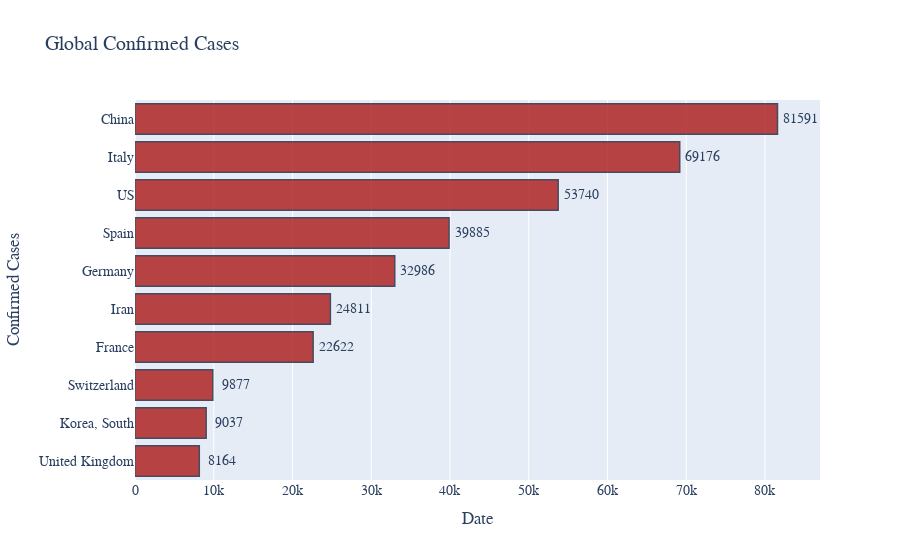

Here is the notebook cell this chart was saved with:
### Code cell
# we can plot this in a bar plot
y = top10['Confirmed'][::-1]
x = top10.index.to_list()[::-1]

fig = go.Figure(
    data=[
        go.Bar(
            x=y,
            y=x,
            orientation='h'
        )
    ]
)

fig.update_traces(
    marker_color='rgb(172,24,24)',
    marker_line_color='rgb(33,35,59)',
    marker_line_width=1.5,
    opacity=0.8
)

annotations=[]
for yi,xi in zip(y,x):
    annotations.append(
        dict(
            x=yi,
            y=xi,
            #xref="x",
            #yref="y",
            text='{}'.format(int(yi)),
            xshift=23,
            showarrow=False,
            #arrowhead=7
        )
    )

fig.update_layout(
    title='Global Confirmed Cases',
    xaxis_title="Date",
    yaxis_title="Confirmed Cases",
    font=dict(
        family="Arial, bold",
        size=14,
        #color="auto"
    ),
    annotations=annotations
)
fig.write_image("figs/bar_top10_confirmed.png")
fig.show()

### Figure 1 — Plotly figure (JSON) as saved in the notebook; plotly's stock layout.template omitted (floating-point values rounded to 4 significant figures)
{"data": [{"marker": {"color": "rgb(172,24,24)", "line": {"color": "rgb(33,35,59)", "width": 1.5}}, "opacity": 0.8, "orientation": "h", "type": "bar", "x": [8164, 9037, 9877, 22622, 24811, 32986, 39885, 53740, 69176, 81591], "y": ["United Kingdom", "Korea, South", "Switzerland", "France", "Iran", "Germany", "Spain", "US", "Italy", "China"]}], "layout": {"annotations": [{"showarrow": false, "text": "8164", "x": 8164, "xshift": 23, "y": "United Kingdom"}, {"showarrow": false, "text": "9037", "x": 9037, "xshift": 23, "y": "Korea, South"}, {"showarrow": false, "text": "9877", "x": 9877, "xshift": 23, "y": "Switzerland"}, {"showarrow": false, "text": "22622", "x": 22622, "xshift": 23, "y": "France"}, {"showarrow": false, "text": "24811", "x": 24811, "xshift": 23, "y": "Iran"}, {"showarrow": false, "text": "32986", "x": 32986, "xshift": 23, "y": "Germany"}, {"showarrow": false, "text": "39885", "x": 39885, "xshift": 23, "y": "Spain"}, {"showarrow": false, "text": "53740", "x": 53740, "xshift": 23, "y": "US"}, {"showarrow": false, "text": "69176", "x": 69176, "xshift": 23, "y": "Italy"}, {"showarrow": false, "text": "81591", "x": 81591, "xshift": 23, "y": "China"}], "font": {"family": "Arial, bold", "size": 14}, "title": {"text": "Global Confirmed Cases"}, "xaxis": {"title": {"text": "Date"}}, "yaxis": {"title": {"text": "Confirmed Cases"}}}}
